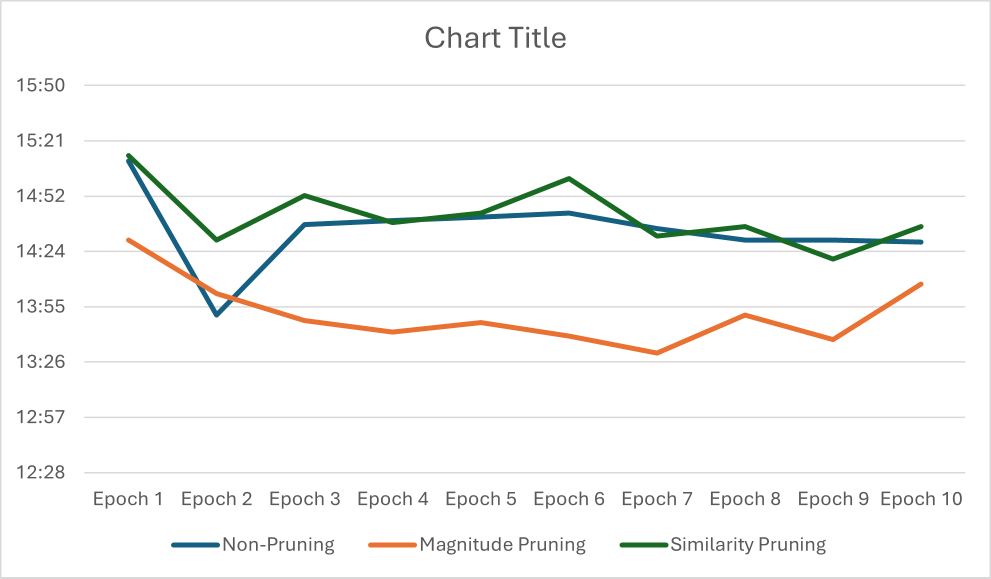
#> input picture Devnagri_time.png, 1982 x 1157 px (shown at 1/2 size)
$ python -i get_samplesforprints.py   (imports and definitions only)
#> lines starting #> are read from the running program, lines starting #| are printed output that depends on the picture
#> further down, picture is the input picture: PIL image 1982x1157 RGBA; mean R, G, B, A 248.4, 248.6, 247.8, 255
import pipeline
import pickle
from config import Config
from matplotlib import pyplot as plt
import numpy as np
import os
from PIL import Image,ImageEnhance, ImageOps
import random
from tqdm import tqdm
import cv2

def random_transformation(img):
    transform_type = random.choice(['rotate', 'zoom', 'enhance'])

    if transform_type == 'rotate':
        # Apply random rotation
        angle = random.uniform(-15, 15)  # Rotate between -15 to 15 degrees
        img = img.rotate(angle)

    elif transform_type == 'zoom':
        scale = random.uniform(0.8, 1.2)  # Zoom between 80% to 120%
        width, height = img.size
#> width = 1982; height = 1157
        new_width = max(1, int(width * scale))
#> new_width = 2186
        new_height = max(1, int(height * scale))
#> new_height = 1276
        img = img.resize((new_width, new_height))

        # If zoomed in (larger than original), crop back to original size
        if scale > 1:
            img = img.crop((0, 0, width, height))
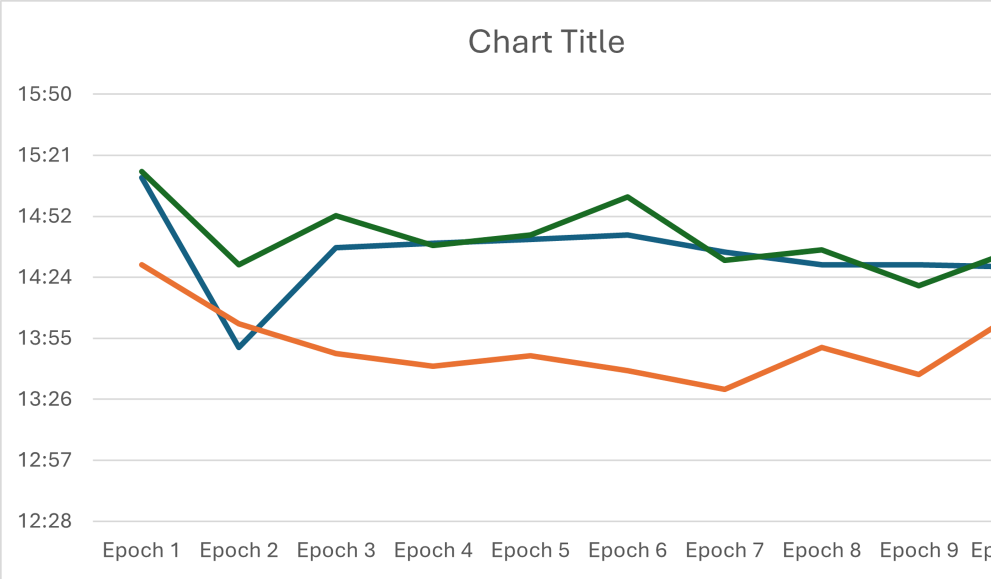
#> img: PIL image 1982x1157 RGBA (shown at 1/2 size); mean R, G, B, A 248.2, 248.5, 247.6, 255; transparent parts drawn white
        else:  # If zoomed out (smaller than original), pad to original size
            img = ImageOps.pad(img, (width, height))

    elif transform_type == 'enhance':
        # Apply random enhancement (brightness, contrast, etc.)
        enhancer_type = random.choice(['brightness', 'contrast', 'sharpness'])
        if enhancer_type == 'brightness':
            enhancer = ImageEnhance.Brightness(img)
        elif enhancer_type == 'contrast':
            enhancer = ImageEnhance.Contrast(img)
        else:
            enhancer = ImageEnhance.Sharpness(img)
        factor = random.uniform(0.8, 1.2)  # Enhance by a factor between 0.8 to 1.2
        img = enhancer.enhance(factor)

    return (img,transform_type)

def save_random_samples(images, num_samples, output_dir):
    sampled_images = []
    for i in range(num_samples):
        num = random.randrange(0,len(images))
        image = images[num,:,:,0]
        image = cv2.bitwise_not(image)
        sampled_images.append(image)
    os.makedirs(output_dir, exist_ok=True)

    for i, img_array in enumerate(tqdm(sampled_images, desc="Saving images")):
        img = Image.fromarray(img_array)
        img,transformation = random_transformation(img)
        img.save(os.path.join(output_dir, f"sample_{i}_{transformation}.png"))

    print("Sampled images have been saved successfully.")

output_dir = 'D:\year-end-project\models\gui\prints'

# [1 line that did not run here, left out]
# [1 line not run here, left out]
# [1 line that did not run here, left out]

# [1 line not run here, left out]

>>> from PIL import Image
>>> picture = Image.open('Devnagri_time.png')
>>> result = random_transformation(picture)

$ run again, on Timing_Chart.png
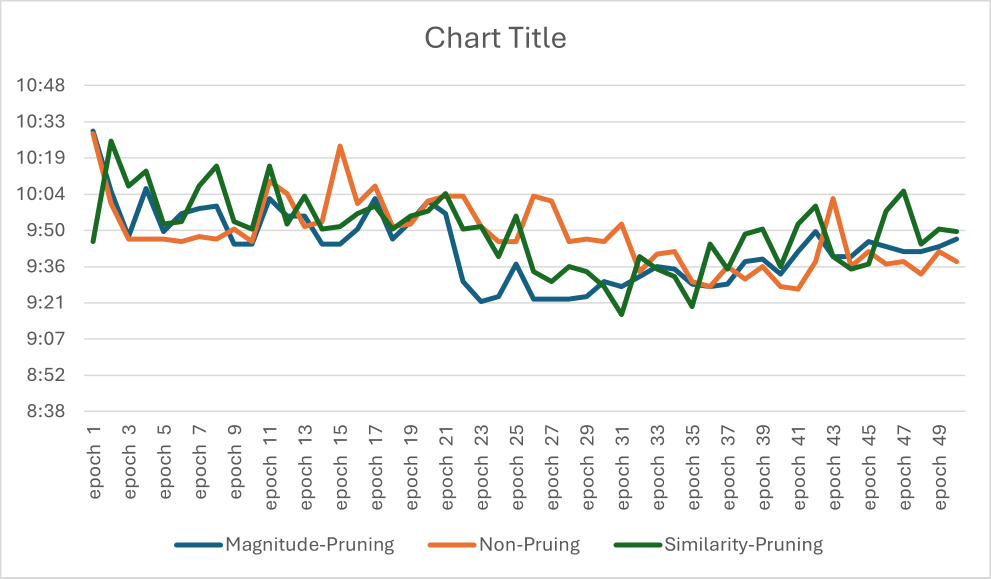
#> input picture Timing_Chart.png, 1982 x 1157 px (shown at 1/2 size)
#> picture is the input picture: PIL image 1982x1157 RGBA; mean R, G, B, A 244.6, 245.1, 243.6, 255
#> in random_transformation, `img = img.resize((new_width, new_height))`:
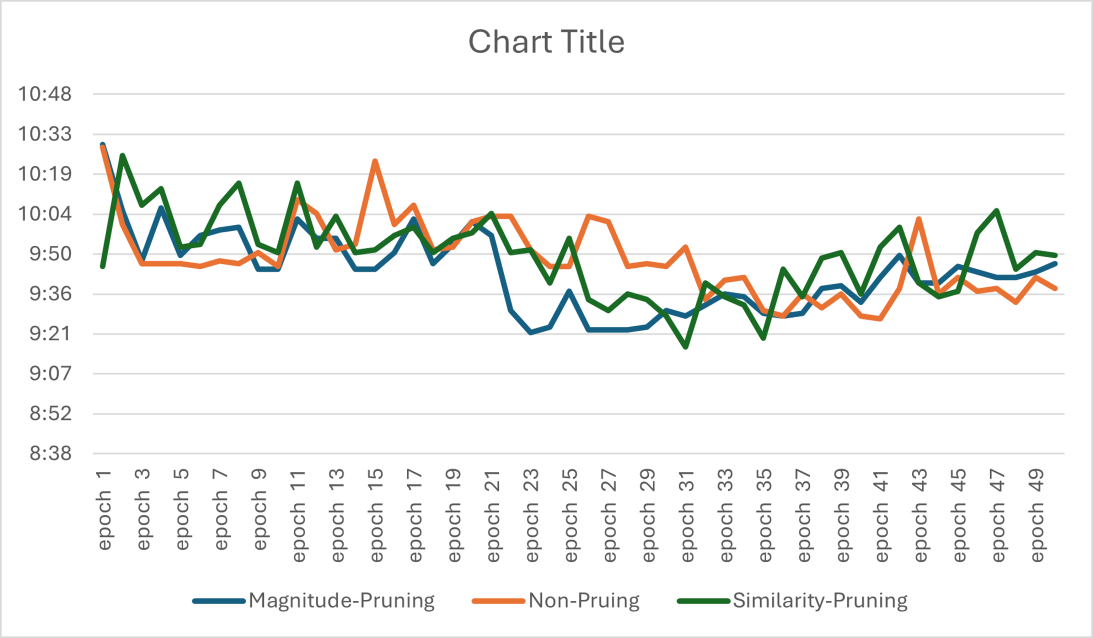
#> img: PIL image 2186x1276 RGBA (shown at 1/2 size); mean R, G, B, A 244.5, 245, 243.5, 255; transparent parts drawn white
#> in random_transformation, `img = img.crop((0, 0, width, height))`:
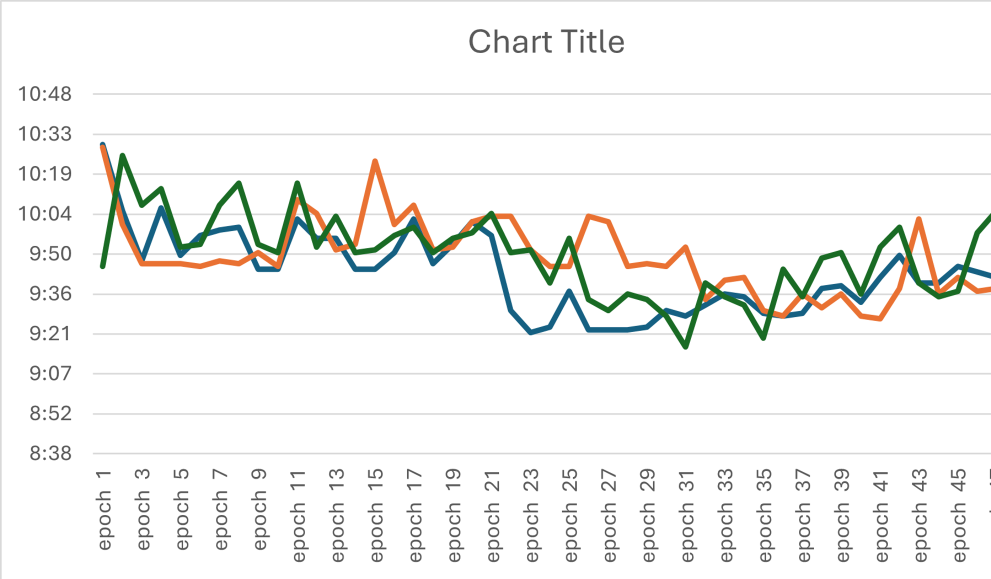
#> img: PIL image 1982x1157 RGBA (shown at 1/2 size); mean R, G, B, A 244, 244.6, 242.9, 255; transparent parts drawn white
